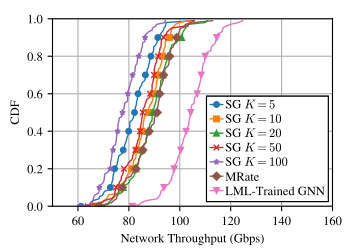

Recreate this plot in Python.
import os

import matplotlib.pyplot as plt
import numpy as np

#create a figure with (2,1) subplots
FONT_SIZE = 9
fig_width_px = 350
fig_height_px = 250
dpi = 100  # Typical screen DPI, adjust if necessary
fig_width_in = fig_width_px / dpi
fig_height_in = fig_height_px / dpi

plt.rcParams.update({
    # --- make every normal string use Times or the best fall-back ----
    'font.family' : 'serif',
    'font.serif'  : ['Times New Roman', 'Times', 'Nimbus Roman', 'STIXGeneral'],
    # --- keep your existing sizing rules ----------------------------
    'font.size'        : FONT_SIZE,
    'axes.titlesize'   : FONT_SIZE,
    'axes.labelsize'   : FONT_SIZE,
    'xtick.labelsize'  : FONT_SIZE,
    'ytick.labelsize'  : FONT_SIZE,
    'legend.fontsize'  : FONT_SIZE,
})
plt.rc('mathtext', fontset='cm')
plt.rcParams['pdf.fonttype'] = 42
plt.rcParams['ps.fonttype'] = 42

current_dir = os.path.dirname(os.path.abspath(__file__))

results_dir_name = "/home/zhouyou/leo-sat-flow/sim_alg_j1_res/test_ld_starlink_1000_constellation_varying/test_ld_starlink_1000_constellation_varying-2025-September-15-21-25-28-ail"

SG_PATH = os.path.join(results_dir_name, "sg")
HEU_PATH = os.path.join(results_dir_name, "heu")
LML_PATH = os.path.join(results_dir_name, "ldl")

results_dir = [SG_PATH, HEU_PATH, LML_PATH]

# Plot the data
fig, axs = plt.subplots(1,1,)
fig.set_size_inches(fig_width_in, fig_height_in)  # 3.5 inches width, height adjusted to maintain aspect ratio

N_POINTS = 100
res = np.zeros((len(results_dir), 2, N_POINTS))

sg_data = np.genfromtxt(SG_PATH, delimiter=',')
sg_res = -sg_data[:, 3]

sg_res_100 = sg_res[(5-1)::500]
sg_res_200 = sg_res[(10-1)::500]
sg_res_300 = sg_res[(20-1)::500]
sg_res_400 = sg_res[(50-1)::500]
sg_res_500 = sg_res[(100-1)::500]

lml_data = np.genfromtxt(LML_PATH, delimiter=',')
lml_res = -lml_data[:, 3]

heu_data = np.genfromtxt(HEU_PATH, delimiter=',')
heu_res = -heu_data[:, 3]

MARKER_SIZE = 4
#plot cdf of the data, with sparse markers
lines1 = []
l, = axs.plot(np.sort(sg_res_100), np.linspace(0, 1, len(sg_res_100), endpoint=False), marker='o', markersize=MARKER_SIZE, linewidth=1, markevery=10)
lines1.append(l)
l, = axs.plot(np.sort(sg_res_200), np.linspace(0, 1, len(sg_res_200), endpoint=False), marker='s', markersize=MARKER_SIZE, linewidth=1, markevery=10)
lines1.append(l)
l, = axs.plot(np.sort(sg_res_300), np.linspace(0, 1, len(sg_res_300), endpoint=False), marker='^', markersize=MARKER_SIZE, linewidth=1, markevery=10)
lines1.append(l)
l, = axs.plot(np.sort(sg_res_400), np.linspace(0, 1, len(sg_res_400), endpoint=False), marker='x', markersize=MARKER_SIZE, linewidth=1, markevery=10)
lines1.append(l)
l, = axs.plot(np.sort(sg_res_500), np.linspace(0, 1, len(sg_res_500), endpoint=False), marker='*', markersize=MARKER_SIZE, linewidth=1, markevery=10)
lines1.append(l)
l, = axs.plot(np.sort(heu_res), np.linspace(0, 1, len(heu_res), endpoint=False), marker='D', markersize=MARKER_SIZE, linewidth=1, markevery=10)
lines1.append(l)
l, = axs.plot(np.sort(lml_res), np.linspace(0, 1, len(lml_res), endpoint=False), marker='v', markersize=MARKER_SIZE, linewidth=1, markevery=10)
lines1.append(l)
axs.set_position([0.15, 0.175, 0.8, 0.75])
axs.set_xlabel(r'Network Throughput (Gbps)')
axs.set_ylabel(r'CDF')
axs.set_xlim(50, 160)
axs.set_ylim(0, 1)
axs.grid(True, zorder=0)
# axs.text(20, -5000, r'$\bf{(a)}$', fontsize=FONT_SIZE+2, verticalalignment='bottom')

data_name_list = [r"SG $K=5$", r"SG $K=10$", r"SG $K=20$", r"SG $K=50$", r"SG $K=100$", r"MRate", r"LML-Trained GNN"]
ncol = 1  # Number of columns in the legend
h, l = lines1, data_name_list
# nrows = -(-len(h) // ncol)                         # ceiling division
# idx   = np.arange(len(h))
# pad   = nrows * ncol - len(idx)
# idx   = np.concatenate([idx, np.full(pad, -1)])    # pad
# order = idx.reshape(nrows, ncol).T.ravel()
# order = order[order >= 0]                          # drop sentinels
# h = [h[i] for i in order]
# l = [l[i] for i in order]

leg = axs.legend(h,l,fontsize=FONT_SIZE, loc='lower left', bbox_to_anchor=(0.55, 0.025, 0.435, 0.3), mode="expand",ncol = 1 ,borderaxespad=0.,handlelength=1, handleheight= 0.8, handletextpad=0.2, 
frameon=True,          # draw a frame
fancybox=False,        # <-- square corners (like MATLAB)
edgecolor='black',     # black  frame edge
facecolor='white',     # white background
framealpha=1,          # fully opaque
borderpad=0.3,         # tight inner padding (font-size units)
labelspacing=0.2,      # tight vertical space between rows
)   
leg.get_frame().set_linewidth(0.8)  # MATLAB-thin border
axs.add_artist(leg)

# Save the figure as a PDF
print("Saving figure to:", current_dir)
output_path = os.path.join(current_dir, os.path.splitext(os.path.basename(__file__))[0]) + '.pdf'

fig.savefig(output_path, format='pdf', pad_inches=0.)
